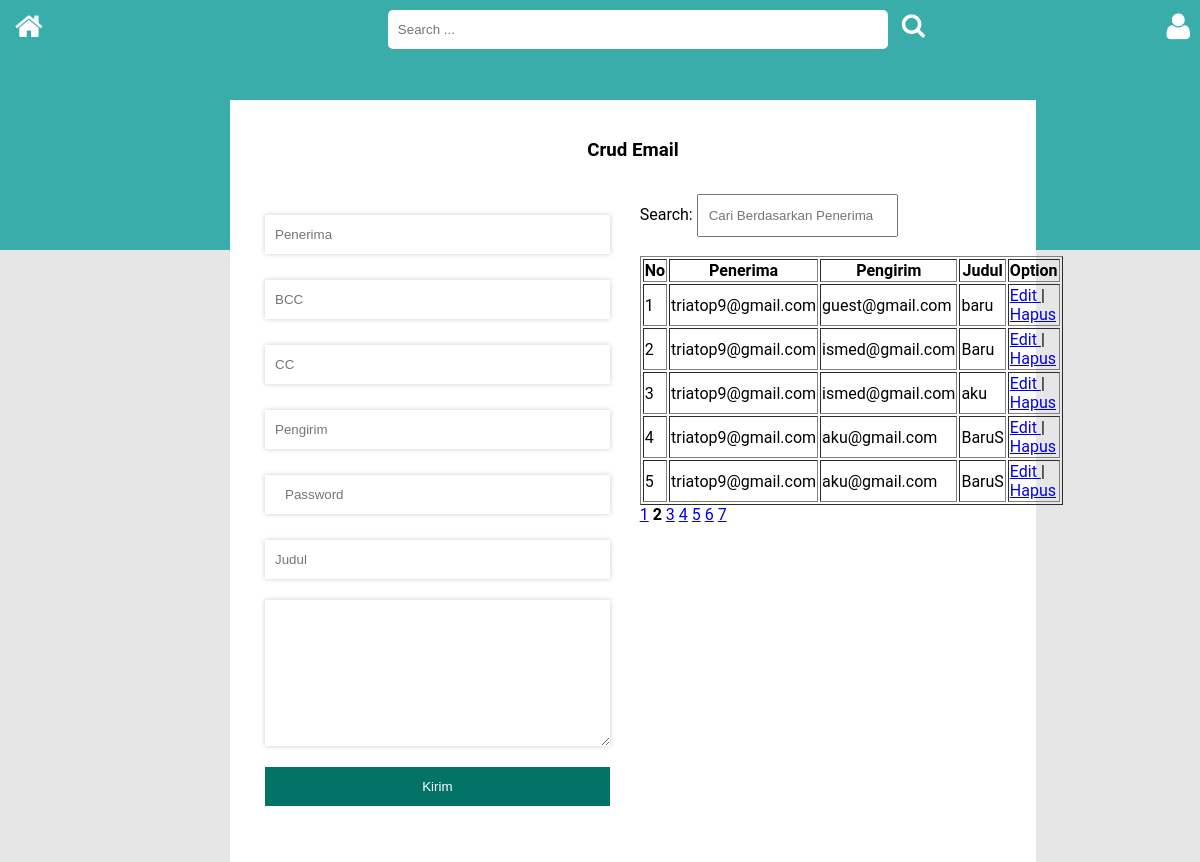
The app's page /admin/index.php?halaman=email&hal=2 (signed in) with its own data.
### tables this page shows
CREATE TABLE `kirim_email_pengguna` (
  `id_email` int(100) NOT NULL,
  `penerima` varchar(50) NOT NULL,
  `cc` varchar(50) NOT NULL,
  `bcc` varchar(50) NOT NULL,
  `pengirim` varchar(50) NOT NULL,
  `judul` varchar(50) NOT NULL,
  `pesan` text NOT NULL
);

### koneksi/class.php (the view, shortened to what this page needs)
<?php
class DataBase{
		function TampilEmail(){
			echo" Search: <input id='myInput' type='text' onkeyup='Mysearch()' placeholder='Cari Berdasarkan Penerima'><br><br>";
			echo"<table id='myTable' border='1'><tr><th>No</th><th>Penerima</th><th>Pengirim</th><th>Judul</th><th>Option</th></tr>";
			$i=1;
			$batas=5;
			$result=mysql_query("SELECT count(*) FROM kirim_email_pengguna");
			$recordcount=mysql_fetch_row($result)[0];
			$pagecount=ceil($recordcount / $batas);
			if (isset($_GET['halaman'])) {
				if (empty($_GET['hal'])) {
					$activepage= 1 ;
				}else{
					$activepage=$_GET['hal'];
				}
			}
			$mulai= $batas * ($activepage-1);
			$query_email_tampil=mysql_query("SELECT * FROM kirim_email_pengguna LIMIT $mulai,$batas") or die (mysql_error());
			while($data_email=mysql_fetch_array($query_email_tampil)){
				echo"<tr>
						<td>".$i."</td><td>".$data_email['penerima']."</td><td>".$data_email['pengirim']."</td><td>".$data_email['judul']."</td><td><a href='".$_SERVER['PHP_SELF']."?halaman=email&op=edit&id=".$data_email['id_email']."'> Edit </a> | <a href='".$_SERVER['PHP_SELF']."?halaman=email&op=del&id=".$data_email['id_email']."'  onClick=\"return confirm('Are you sure you want to delete?')\"> Hapus</a><td</tr>";
				$i++;
			}echo"</table>";
			for ($i=1; $i <= $pagecount ; $i++) {
				if ($i != $activepage) {
					echo"<a href='".$_SERVER['PHP_SELF']."?halaman=email&hal=".$i."'>".$i."</a> ";
				}else{
					echo"<strong>".$i."</strong> ";
				}
			}
		}
}
?>

### css/style-admin.css (style rules this page uses)
body { margin: 0px; background-color:#cccccc7d; font-family:Roboto, 'Segoe UI', Tahoma, sans-serif; }
input[type=text] { padding:12px 10px; }

### records on screen
kirim_email_pengguna: penerima "triatop9@gmail.com", pengirim "guest@gmail.com", judul "baru"
kirim_email_pengguna: penerima "triatop9@gmail.com", pengirim "ismed@gmail.com", judul "Baru"
kirim_email_pengguna: penerima "triatop9@gmail.com", pengirim "ismed@gmail.com", judul "aku"
kirim_email_pengguna: penerima "triatop9@gmail.com", pengirim "aku@gmail.com", judul "BaruS"
kirim_email_pengguna: penerima "triatop9@gmail.com", pengirim "aku@gmail.com", judul "BaruS"
